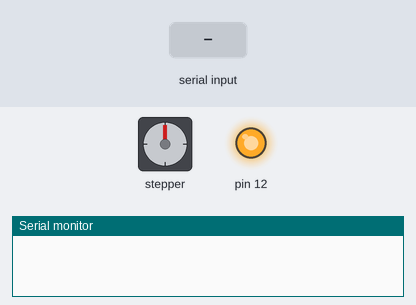
Bench run of a sketch on a simulated Arduino Uno, built with avr-gcc and run on an emulated ATmega328P. Parts: stepper motor, output pins drawn as LEDs (lit = HIGH), the last lines printed to the serial monitor. Wiring (inferred from the names in the program): stepper motor driver (200 steps per turn assumed): step pin 9; direction pin 8; enable pin 13. Inputs (shaded band) come from the test bench. Pins used as bus, display or sensor lines are not drawn.

Above: at 1.2 s.
1.3 s: byte 49 ('1') received over Serial
At 2.7 s:
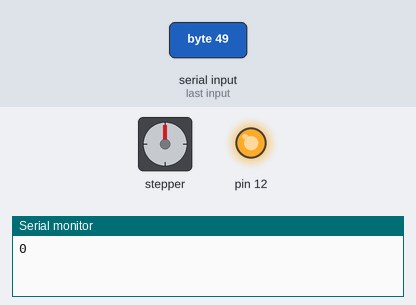
At 3.2 s:
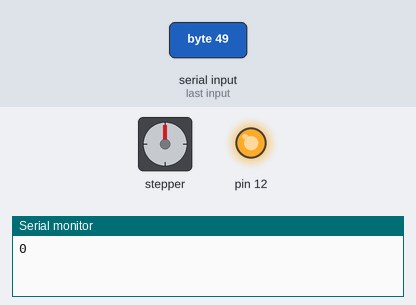
4.3 s: byte 50 ('2') received over Serial
7.3 s: byte 49 ('1') received over Serial
10.3 s: byte 50 ('2') received over Serial
Timing chart, 0 to 66.8 s (numbered marks = the images above; inputs shaded):
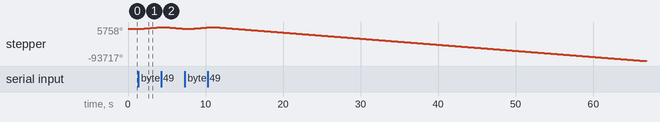

The sketch:

stepper_callibration.ino
```cpp
const int stepPin = 9; //clk
const int dirPin = 8; //CW
const int enPin = 13;

long stepCount = 0;
char rx_byte = '0';

void setup() {
  Serial.begin(9600);
  pinMode(stepPin, OUTPUT);
  pinMode(dirPin, OUTPUT);

  pinMode(enPin, OUTPUT);
  digitalWrite(enPin, LOW);

   pinMode(12, OUTPUT);
   digitalWrite(12, HIGH);

}
void loop() {

  if (Serial.available() > 0) {    // is a character available?
    rx_byte = Serial.read();
    Serial.print(stepCount);
    Serial.print('\n');
    stepCount = 0;
  }
  if (rx_byte == '1') {
    digitalWrite(dirPin, HIGH);    //  anticlockwise direction
    for (int x = 0; x < 800; x++)
    {
      digitalWrite(stepPin, HIGH);
      delayMicroseconds(500);
      digitalWrite(stepPin, LOW);
      delayMicroseconds(500);

      stepCount = stepCount + 1;
    }
    //delay(1000); // One second delay
  }
  if (rx_byte == '2') {
    digitalWrite(dirPin, LOW);   // clockwise driection
    for (int x = 0; x < 800; x++) {
      digitalWrite(stepPin, HIGH);
      delayMicroseconds(500);
      digitalWrite(stepPin, LOW);
      delayMicroseconds(500);
      stepCount = stepCount + 1;
    }
    //delay(1000);
  }
}
```

Measured:
- after the input at 1.3 s, stepper: keeps turning clockwise at about 1783°/s, starting at once
